Frame 1 (no input): blank canvas, image omitted
Frame 60 (the mouse pressed at the canvas centre just before this capture): blank canvas, image omitted
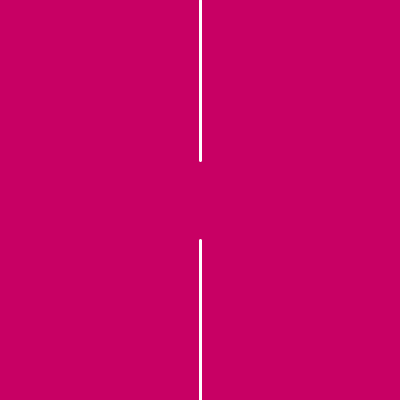
Frame 120 (the mouse held since frame 60 and released just before this capture)

The Processing sketch whose frames 1 and 60 were blank and that drew this single picture after the mouse press (run headless with seeded random() and noise(); from frame 60 on, the mouse is pressed at the canvas centre):

// Processing sketch: processing_153478
// ── processing_153478.pde

//Task 1C
//Jim Roberts
// Copyright August 2014  Pittsburgh 15221

// A simple target with no Magic Numbers



float x, y, wd, ht;

void setup( )
{
  size( 400, 400 );
  x = 200;
  y = 200;
  wd = 100;
  ht = 100;
  smooth( );
}

void draw( )
{
  background( 200, 0, 100 ); // color #1
  
  // set the anchor point to the mouse location
  x = mouseX;
  y = mouseY;
  
  // alter the size of the target in some manner
  wd = mouseX - mouseY;
  ht = mouseY * .01*mouseX;
  // black rectangle  2D Primitive #1
  noStroke( );
  fill( 0 ); // color #2
  rect( x-.5*wd, y-.5*ht, wd, ht );
  
  // yellow ellipse  2D Primitive #2
  fill( 200, 200, 0 ); // color #3
  ellipse( x, y, wd, .2*ht );
  
  // cyan ellipse
  fill( 0, 200, 200 ); // color #3
  ellipse( x, y, .2*wd, ht);
  
  // red triangle  2D Primitive #2
  fill( 255, 0, 0 ); // color #5
  triangle( x, y-.1*ht, x-.1*wd, y+.05*ht, x+.1*wd, y+.05*ht );
  
  // white lines  2D Primitive #4
  stroke( 255 ); // color #6
  strokeWeight( 3 );
  line( x-.5*wd, y-.5*ht, x-.1*wd, y-.1*ht );
  line( x+.5*wd, y+.5*ht, x+.1*wd, y+.1*ht );
}
